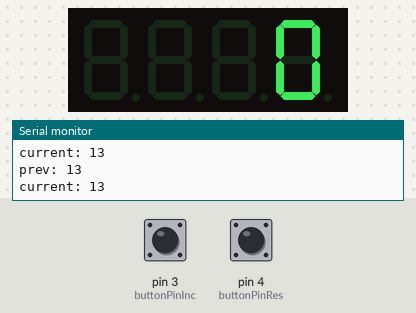
A sketch run on a simulated Arduino Uno, built with avr-gcc and run on an emulated ATmega328P. On the bench: 4-digit seven-segment display, the last lines printed to the serial monitor. The test bench sets the inputs (shaded band); at power-on: pin 3 (buttonPinInc) LOW, pin 4 (buttonPinRes) LOW.

Above: at 4.2 s.
4.3 s: pin 3 (buttonPinInc) pulled HIGH for 0.15 s
At 5.1 s:
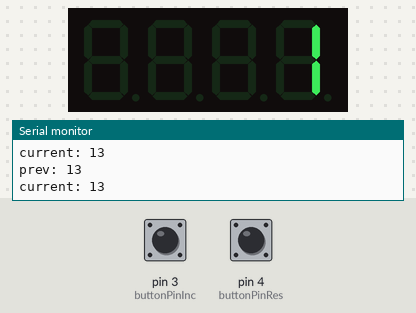
5.9 s: pin 3 (buttonPinInc) pulled HIGH for 1 s
At 7.2 s:
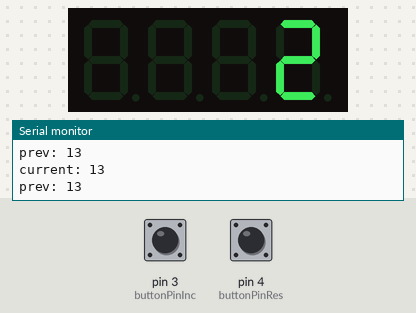
8.4 s: pin 3 (buttonPinInc) pulled HIGH for 0.15 s
At 9.1 s:
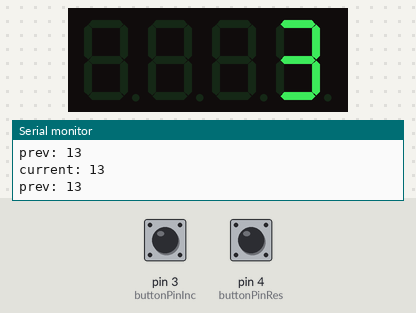
10.0 s: pin 4 (buttonPinRes) pulled HIGH for 0.15 s
At 10.9 s:
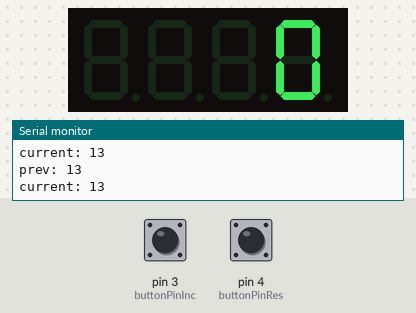
11.6 s: pin 4 (buttonPinRes) pulled HIGH for 1 s
15.6 s: pin 3 (buttonPinInc) pulsed HIGH 5 times (0.12 s each, 0.3 s apart)
At 18.2 s:
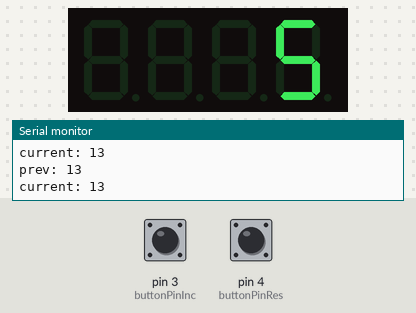
Timing chart, 0 to 19.6 s (numbered marks = the images above; inputs shaded):
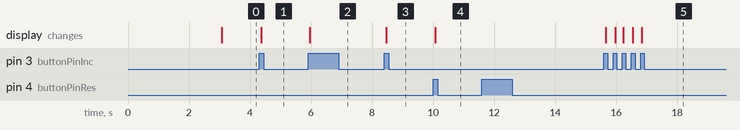

Measured:
- after the input at 4.3 s, the display: changes after 0.07 s (image 1)
- after the input at 5.9 s, the display: changes after 0.06 s (image 2)
- after the input at 8.4 s, the display: changes after 0.06 s (image 3)
- after the input at 10.0 s, the display: changes after 0.08 s (image 4)
- after the input at 15.6 s, the display: first changes after 0.06 s (image 5 shows a later state)

The sketch:

final-project-simple-code.ino
```cpp
// 11/10/2022
// Final Project: Simple Code
// -----------------------------------------------------------------

//    FOR RTC: --------------------------------------------------------
//      if currentTime (rtc.now()) != prevTime {
//        counter = 0;
//        reset all counters...
//      }

// ----------------------------------------------------------------

#include <Arduino.h>
#include <TM1637Display.h>
# include <RTClib.h>
// #include "uRTCLib.h"

// TM1637 ---------------------------------------------------------
# define CLK 10 // clock pin
# define DIO 11 // data-in-out pin

TM1637Display display(CLK, DIO);
uint8_t blank[] = {(0x0, 0x0, 0x0, 0x0)}; //clear the screen

// ----------------------------------------------------------------

// RTC

// uRTCLib rtc(0x68);
// RTC_DS3231 rtc;
RTC_Millis RTC;

// VARIABLES ------------------------------------------------------
int buttonPinInc = 3;
int buttonPinRes = 4;

// more button pins...

boolean currentReadingInc = false;
boolean prevReadingInc = false;

boolean currentReadingRes = false;
boolean prevReadingRes = false;

// more currentReadings/prevReadings...

int count = 0;
// more count variables...


// what type???
int currentTime;
int prevTime;

// int resetTime = 59;
int resetTime = 16;
// ----------------------------------------------------------------

void setup() {
  Serial.begin(9600);

  RTC.begin(DateTime(__DATE__, __TIME__));

  pinMode(buttonPinInc, INPUT);
  pinMode(buttonPinRes, INPUT);

  display.setBrightness(0x0f); // set brightness
  test();


} // SETUP ---------------------------------------------------------

void loop() {

  DateTime now = RTC.now();
  prevTime = currentTime;
  // currentTime = now.day();
  // currentTime = now.hour();
  currentTime = now.minute();

  String currentStr = "current: " + String(currentTime);
  String prevStr = "prev: " + String(prevTime);

  Serial.println(currentStr);
  Serial.println(prevStr);
  //  Serial.println(currentTime);

  if (currentTime == resetTime) {
    if (currentTime != prevTime) {
      count = 0;
      display.showNumberDec(count); // display count
    }
  }


  // if currentTime (rtc.now()) != prevTime {
  //        count = 0;
  //        reset all counters...
  //      }

  prevReadingInc = currentReadingInc;
  currentReadingInc = debounce(buttonPinInc, prevReadingInc);

  if (currentReadingInc == HIGH && prevReadingInc == LOW) {
    Serial.println("inc button");

    count++; // increment count
    display.setSegments(blank); // clear screen from prev values
    display.showNumberDec(count); // display count
    Serial.println("Current count is: ");
    Serial.println(count);
  } // INCREMENT BUTTON 1

  prevReadingRes = currentReadingRes;
  currentReadingRes = debounce(buttonPinRes, prevReadingRes);

  if (currentReadingRes == HIGH && prevReadingRes == LOW) {
    // Serial.println("res button");

    count = 0; // reset counter
    display.setSegments(blank); // clear screen from prev values
    display.showNumberDec(count); // display count
    Serial.println("Counter reset.");
  } // RESET BUTTON 1
} // LOOP ----------------------------------------------------------

boolean debounce(int aPin, boolean aPrevState) {
  boolean aButtonReading = digitalRead(aPin);

  if (aButtonReading == HIGH && aPrevState == LOW) {
    delay(15);
  }
  return aButtonReading;
} // DEBOUNCE ------------------------------------------------------

void test() {
  uint8_t data8888[] = { 0xff, 0xff, 0xff, 0xff };  // all segments show
  display.setSegments(data8888); // display 8888 on display for test
  delay(3000);// give time to user to read the display at the beginning
  display.setSegments(blank); // clear the screen from previous values
  display.showNumberDec(0);// display zero
}
```
